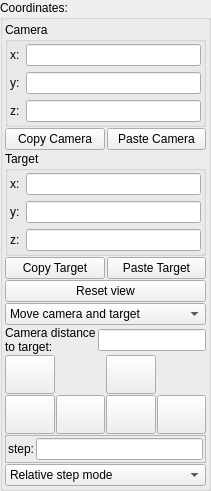
          <widget class="QGroupBox" name="groupBox_coordinates">
           <property name="toolTip">
            <string>&lt;html&gt;&lt;head/&gt;&lt;body&gt;&lt;p&gt;These parameters and gauges controls position of camera and point where the camera is looking at (target)&lt;/p&gt;&lt;p&gt;&lt;br/&gt;&lt;/p&gt;&lt;p&gt;&lt;img src=&quot;:/tooltips/tooltips_images/Camera target.png&quot;/&gt;&lt;/p&gt;&lt;/body&gt;&lt;/html&gt;</string>
           </property>
           <property name="title">
            <string>Coordinates:</string>
           </property>
           <layout class="QVBoxLayout" name="verticalLayout_2">
            <property name="spacing">
             <number>1</number>
            </property>
            <property name="leftMargin">
             <number>2</number>
            </property>
            <property name="topMargin">
             <number>2</number>
            </property>
            <property name="rightMargin">
             <number>2</number>
            </property>
            <property name="bottomMargin">
             <number>2</number>
            </property>
            <item>
             <widget class="QGroupBox" name="groupBox_cameraPosition">
              <property name="toolTip">
               <string>&lt;html&gt;&lt;head/&gt;&lt;body&gt; &lt;p&gt;Camera world coordinates (position of the viewpoint).&lt;/p&gt; &lt;p&gt;Set X, Y, Z to move the camera. You can also use the navigation buttons or mouse controls to update these values interactively.&lt;/p&gt; &lt;p&gt;Notes: - Works together with Target and Rotation to define the view. - With Auto refresh enabled the image re-renders after changes; otherwise click Render.&lt;/p&gt; &lt;/body&gt;&lt;/html&gt;</string>
              </property>
              <property name="title">
               <string>Camera</string>
              </property>
              <layout class="QFormLayout" name="formLayout">
               <property name="leftMargin">
                <number>2</number>
               </property>
               <property name="topMargin">
                <number>2</number>
               </property>
               <property name="rightMargin">
                <number>2</number>
               </property>
               <property name="bottomMargin">
                <number>2</number>
               </property>
               <item row="0" column="0">
                <widget class="QLabel" name="label_18">
                 <property name="text">
                  <string>x:</string>
                 </property>
                </widget>
               </item>
               <item row="0" column="1">
                <widget class="MyLineEdit" name="vect3_camera_x">
                 <property name="sizePolicy">
                  <sizepolicy hsizetype="Expanding" vsizetype="Maximum">
                   <horstretch>0</horstretch>
                   <verstretch>0</verstretch>
                  </sizepolicy>
                 </property>
                </widget>
               </item>
               <item row="1" column="0">
                <widget class="QLabel" name="label_19">
                 <property name="text">
                  <string>y:</string>
                 </property>
                </widget>
               </item>
               <item row="1" column="1">
                <widget class="MyLineEdit" name="vect3_camera_y">
                 <property name="sizePolicy">
                  <sizepolicy hsizetype="Expanding" vsizetype="Maximum">
                   <horstretch>0</horstretch>
                   <verstretch>0</verstretch>
                  </sizepolicy>
                 </property>
                </widget>
               </item>
               <item row="2" column="0">
                <widget class="QLabel" name="label_20">
                 <property name="text">
                  <string>z:</string>
                 </property>
                </widget>
               </item>
               <item row="2" column="1">
                <widget class="MyLineEdit" name="vect3_camera_z">
                 <property name="sizePolicy">
                  <sizepolicy hsizetype="Expanding" vsizetype="Maximum">
                   <horstretch>0</horstretch>
                   <verstretch>0</verstretch>
                  </sizepolicy>
                 </property>
                </widget>
               </item>
              </layout>
             </widget>
            </item>
            <item>
             <layout class="QHBoxLayout" name="layout_camera_copypaste">
              <property name="spacing">
               <number>2</number>
              </property>
              <item>
               <widget class="QPushButton" name="pushButton_copy_camera">
                <property name="text">
                 <string>Copy Camera</string>
                </property>
                <property name="toolTip">
                 <string>Copy camera XYZ to clipboard</string>
                </property>
                <property name="maximumSize">
                 <size>
                  <width>16777215</width>
                  <height>24</height>
                 </size>
                </property>
               </widget>
              </item>
              <item>
               <widget class="QPushButton" name="pushButton_paste_camera">
                <property name="text">
                 <string>Paste Camera</string>
                </property>
                <property name="toolTip">
                 <string>Paste XYZ from clipboard to camera position</string>
                </property>
                <property name="maximumSize">
                 <size>
                  <width>16777215</width>
                  <height>24</height>
                 </size>
                </property>
               </widget>
              </item>
             </layout>
            </item>
            <item>
             <widget class="QGroupBox" name="groupBox_targetPosition">
              <property name="toolTip">
               <string>&lt;html&gt;&lt;head/&gt;&lt;body&gt; &lt;p&gt;World coordinates of the target (the point the camera looks at).&lt;/p&gt; &lt;p&gt;Set X, Y, Z to aim the camera without moving its position. Adjusting the target changes the view direction; the camera–target distance updates accordingly.&lt;/p&gt; &lt;p&gt;Tips: - Combine with Camera and Rotation for precise framing. - Use navigation buttons in “Move target” mode to shift the target interactively. - With Auto refresh enabled the image re-renders after changes; otherwise click Render.&lt;/p&gt; &lt;/body&gt;&lt;/html&gt;</string>
              </property>
              <property name="title">
               <string>Target</string>
              </property>
              <layout class="QFormLayout" name="formLayout_2">
               <property name="leftMargin">
                <number>2</number>
               </property>
               <property name="topMargin">
                <number>2</number>
               </property>
               <property name="rightMargin">
                <number>2</number>
               </property>
               <property name="bottomMargin">
                <number>2</number>
               </property>
               <item row="0" column="0">
                <widget class="QLabel" name="label_121">
                 <property name="text">
                  <string>x:</string>
                 </property>
                </widget>
               </item>
               <item row="0" column="1">
                <widget class="MyLineEdit" name="vect3_target_x">
                 <property name="sizePolicy">
                  <sizepolicy hsizetype="Expanding" vsizetype="Maximum">
                   <horstretch>0</horstretch>
                   <verstretch>0</verstretch>
                  </sizepolicy>
                 </property>
                </widget>
               </item>
               <item row="1" column="0">
                <widget class="QLabel" name="label_122">
                 <property name="text">
                  <string>y:</string>
                 </property>
                </widget>
               </item>
               <item row="1" column="1">
                <widget class="MyLineEdit" name="vect3_target_y">
                 <property name="sizePolicy">
                  <sizepolicy hsizetype="Expanding" vsizetype="Maximum">
                   <horstretch>0</horstretch>
                   <verstretch>0</verstretch>
                  </sizepolicy>
                 </property>
                </widget>
               </item>
               <item row="2" column="0">
                <widget class="QLabel" name="label_123">
                 <property name="text">
                  <string>z:</string>
                 </property>
                </widget>
               </item>
               <item row="2" column="1">
                <widget class="MyLineEdit" name="vect3_target_z">
                 <property name="sizePolicy">
                  <sizepolicy hsizetype="Expanding" vsizetype="Maximum">
                   <horstretch>0</horstretch>
                   <verstretch>0</verstretch>
                  </sizepolicy>
                 </property>
                </widget>
               </item>
              </layout>
             </widget>
            </item>
            <item>
             <layout class="QHBoxLayout" name="layout_target_copypaste">
              <property name="spacing">
               <number>2</number>
              </property>
              <item>
               <widget class="QPushButton" name="pushButton_copy_target">
                <property name="text">
                 <string>Copy Target</string>
                </property>
                <property name="toolTip">
                 <string>Copy target XYZ to clipboard</string>
                </property>
                <property name="maximumSize">
                 <size>
                  <width>16777215</width>
                  <height>24</height>
                 </size>
                </property>
               </widget>
              </item>
              <item>
               <widget class="QPushButton" name="pushButton_paste_target">
                <property name="text">
                 <string>Paste Target</string>
                </property>
                <property name="toolTip">
                 <string>Paste XYZ from clipboard to target position</string>
                </property>
                <property name="maximumSize">
                 <size>
                  <width>16777215</width>
                  <height>24</height>
                 </size>
                </property>
               </widget>
              </item>
             </layout>
            </item>
            <item>
             <widget class="QPushButton" name="pushButton_reset_view">
              <property name="sizePolicy">
               <sizepolicy hsizetype="Minimum" vsizetype="Maximum">
                <horstretch>0</horstretch>
                <verstretch>0</verstretch>
               </sizepolicy>
              </property>
              <property name="toolTip">
               <string>&lt;html&gt;&lt;head/&gt;&lt;body&gt;&lt;p&gt;Set camera far from the fractal. It keeps actual camera angle.&lt;/p&gt;&lt;/body&gt;&lt;/html&gt;</string>
              </property>
              <property name="text">
               <string>Reset view</string>
              </property>
             </widget>
            </item>
            <item>
             <widget class="MyComboBox" name="comboBox_camera_movement_mode">
              <property name="sizePolicy">
               <sizepolicy hsizetype="Preferred" vsizetype="Maximum">
                <horstretch>0</horstretch>
                <verstretch>0</verstretch>
               </sizepolicy>
              </property>
              <property name="toolTip">
               <string>&lt;html&gt;&lt;head/&gt;&lt;body&gt;&lt;p&gt;Selection of camera / target movement mode&lt;/p&gt;&lt;p&gt;&lt;span style=&quot; font-style:italic;&quot;&gt;Move camera and target&lt;/span&gt; - moves camera and target by the same distance&lt;/p&gt;&lt;p&gt;&lt;img src=&quot;:/tooltips/tooltips_images/move camera and target.png&quot;/&gt;&lt;/p&gt;&lt;p&gt;&lt;span style=&quot; font-style:italic;&quot;&gt;Move camera&lt;/span&gt; - moves only camera. Target stays in the same place. Camera rotates to look at stationary target.&lt;/p&gt;&lt;p&gt;&lt;img src=&quot;:/tooltips/tooltips_images/move only camera.png&quot;/&gt;&lt;/p&gt;&lt;p&gt;&lt;br/&gt;Move target - moves only target. Camera stays in the same place. Camera rotates to look at moving target.&lt;/p&gt;&lt;p&gt;&lt;img src=&quot;:/tooltips/tooltips_images/move only target.png&quot;/&gt;&lt;/p&gt;&lt;p&gt;&lt;br/&gt;&lt;/p&gt;&lt;/body&gt;&lt;/html&gt;</string>
              </property>
              <item>
               <property name="text">
                <string>Move camera and target</string>
               </property>
              </item>
              <item>
               <property name="text">
                <string>Move camera</string>
               </property>
              </item>
              <item>
               <property name="text">
                <string>Move target</string>
               </property>
              </item>
             </widget>
            </item>
            <item>
             <layout class="QGridLayout" name="gridLayout_24">
              <property name="leftMargin">
               <number>0</number>
              </property>
              <property name="topMargin">
               <number>0</number>
              </property>
              <property name="spacing">
               <number>2</number>
              </property>
              <item row="0" column="0">
               <widget class="QLabel" name="label_124">
                <property name="text">
                 <string>Camera distance
to target:</string>
                </property>
               </widget>
              </item>
              <item row="0" column="1">
               <widget class="MyLineEdit" name="logedit_camera_distance_to_target">
                <property name="sizePolicy">
                 <sizepolicy hsizetype="Expanding" vsizetype="Maximum">
                  <horstretch>0</horstretch>
                  <verstretch>0</verstretch>
                 </sizepolicy>
                </property>
                <property name="toolTip">
                 <string>&lt;html&gt;&lt;head/&gt;&lt;body&gt;&lt;p&gt;Controls distance between camera and target&lt;/p&gt;&lt;p&gt;In&lt;span style=&quot; font-style:italic;&quot;&gt; Move camera and target&lt;/span&gt; and &lt;span style=&quot; font-style:italic;&quot;&gt;Move camera&lt;/span&gt; modes it moves camera closer/further from target.&lt;/p&gt;&lt;/body&gt;&lt;/html&gt;</string>
                </property>
                <property name="alignment">
                 <set>Qt::AlignLeading|Qt::AlignLeft|Qt::AlignVCenter</set>
                </property>
               </widget>
              </item>
             </layout>
            </item>
            <item>
             <layout class="QGridLayout" name="gridLayout_arrows">
              <property name="spacing">
               <number>1</number>
              </property>
              <item row="1" column="0">
               <widget class="QToolButton" name="bu_move_forward">
                <property name="sizePolicy">
                 <sizepolicy hsizetype="Minimum" vsizetype="Fixed">
                  <horstretch>0</horstretch>
                  <verstretch>0</verstretch>
                 </sizepolicy>
                </property>
                <property name="toolTip">
                 <string>&lt;html&gt;&lt;head/&gt;&lt;body&gt;&lt;p&gt;Moves the camera or the target forward by distance set by &lt;span style=&quot; font-style:italic;&quot;&gt;step&lt;/span&gt; parameter&lt;/p&gt;&lt;/body&gt;&lt;/html&gt;</string>
                </property>
                <property name="text">
                 <string/>
                </property>
                <property name="icon">
                 <iconset theme="arrow-up-double" resource="icons.qrc">
                  <normaloff>:/navigation/icons/arrow-up-double.png</normaloff>:/navigation/icons/arrow-up-double.png</iconset>
                </property>
                <property name="iconSize">
                 <size>
                  <width>32</width>
                  <height>32</height>
                 </size>
                </property>
               </widget>
              </item>
              <item row="2" column="0">
               <widget class="QToolButton" name="bu_move_backward">
                <property name="sizePolicy">
                 <sizepolicy hsizetype="Minimum" vsizetype="Fixed">
                  <horstretch>0</horstretch>
                  <verstretch>0</verstretch>
                 </sizepolicy>
                </property>
                <property name="toolTip">
                 <string>&lt;html&gt;&lt;head/&gt;&lt;body&gt;&lt;p&gt;Moves the camera or the target backwards by distance set by &lt;span style=&quot; font-style:italic;&quot;&gt;step&lt;/span&gt; parameter&lt;/p&gt;&lt;/body&gt;&lt;/html&gt;</string>
                </property>
                <property name="text">
                 <string/>
                </property>
                <property name="icon">
                 <iconset theme="arrow-down-double" resource="icons.qrc">
                  <normaloff>:/navigation/icons/arrow-down-double.png</normaloff>:/navigation/icons/arrow-down-double.png</iconset>
                </property>
                <property name="iconSize">
                 <size>
                  <width>32</width>
                  <height>32</height>
                 </size>
                </property>
               </widget>
              </item>
              <item row="2" column="1">
               <widget class="QToolButton" name="bu_move_left">
                <property name="sizePolicy">
                 <sizepolicy hsizetype="Minimum" vsizetype="Fixed">
                  <horstretch>0</horstretch>
                  <verstretch>0</verstretch>
                 </sizepolicy>
                </property>
                <property name="toolTip">
                 <string>&lt;html&gt;&lt;head/&gt;&lt;body&gt;&lt;p&gt;Moves the camera or the target to the left by distance set by &lt;span style=&quot; font-style:italic;&quot;&gt;step&lt;/span&gt; parameter&lt;/p&gt;&lt;/body&gt;&lt;/html&gt;</string>
                </property>
                <property name="text">
                 <string/>
                </property>
                <property name="icon">
                 <iconset theme="go-previous" resource="icons.qrc">
                  <normaloff>:/navigation/icons/go-previous.png</normaloff>:/navigation/icons/go-previous.png</iconset>
                </property>
                <property name="iconSize">
                 <size>
                  <width>32</width>
                  <height>32</height>
                 </size>
                </property>
               </widget>
              </item>
              <item row="1" column="2">
               <widget class="QToolButton" name="bu_move_up">
                <property name="sizePolicy">
                 <sizepolicy hsizetype="Minimum" vsizetype="Fixed">
                  <horstretch>0</horstretch>
                  <verstretch>0</verstretch>
                 </sizepolicy>
                </property>
                <property name="toolTip">
                 <string>&lt;html&gt;&lt;head/&gt;&lt;body&gt;&lt;p&gt;Moves the camera or the target up by distance set by &lt;span style=&quot; font-style:italic;&quot;&gt;step&lt;/span&gt; parameter&lt;/p&gt;&lt;/body&gt;&lt;/html&gt;</string>
                </property>
                <property name="text">
                 <string/>
                </property>
                <property name="icon">
                 <iconset theme="go-up" resource="icons.qrc">
                  <normaloff>:/navigation/icons/go-up.png</normaloff>:/navigation/icons/go-up.png</iconset>
                </property>
                <property name="iconSize">
                 <size>
                  <width>32</width>
                  <height>32</height>
                 </size>
                </property>
               </widget>
              </item>
              <item row="2" column="2">
               <widget class="QToolButton" name="bu_move_down">
                <property name="sizePolicy">
                 <sizepolicy hsizetype="Minimum" vsizetype="Fixed">
                  <horstretch>0</horstretch>
                  <verstretch>0</verstretch>
                 </sizepolicy>
                </property>
                <property name="toolTip">
                 <string>&lt;html&gt;&lt;head/&gt;&lt;body&gt;&lt;p&gt;Moves the camera or the target down by distance set by &lt;span style=&quot; font-style:italic;&quot;&gt;step&lt;/span&gt; parameter&lt;/p&gt;&lt;/body&gt;&lt;/html&gt;</string>
                </property>
                <property name="text">
                 <string/>
                </property>
                <property name="icon">
                 <iconset theme="go-down" resource="icons.qrc">
                  <normaloff>:/navigation/icons/go-down.png</normaloff>:/navigation/icons/go-down.png</iconset>
                </property>
                <property name="iconSize">
                 <size>
                  <width>32</width>
                  <height>32</height>
                 </size>
                </property>
               </widget>
              </item>
              <item row="2" column="3">
               <widget class="QToolButton" name="bu_move_right">
                <property name="sizePolicy">
                 <sizepolicy hsizetype="Minimum" vsizetype="Fixed">
                  <horstretch>0</horstretch>
                  <verstretch>0</verstretch>
                 </sizepolicy>
                </property>
                <property name="toolTip">
                 <string>&lt;html&gt;&lt;head/&gt;&lt;body&gt;&lt;p&gt;Moves the camera or the target to the right by distance set by &lt;span style=&quot; font-style:italic;&quot;&gt;step&lt;/span&gt; parameter&lt;/p&gt;&lt;/body&gt;&lt;/html&gt;</string>
                </property>
                <property name="text">
                 <string/>
                </property>
                <property name="icon">
                 <iconset theme="go-next" resource="icons.qrc">
                  <normaloff>:/navigation/icons/go-next.png</normaloff>:/navigation/icons/go-next.png</iconset>
                </property>
                <property name="iconSize">
                 <size>
                  <width>32</width>
                  <height>32</height>
                 </size>
                </property>
               </widget>
              </item>
             </layout>
            </item>
            <item>
             <widget class="QFrame" name="single_camera_movement_step_de">
              <property name="frameShape">
               <enum>QFrame::StyledPanel</enum>
              </property>
              <property name="frameShadow">
               <enum>QFrame::Raised</enum>
              </property>
              <layout class="QVBoxLayout" name="verticalLayout_4">
               <property name="spacing">
                <number>2</number>
               </property>
               <property name="leftMargin">
                <number>2</number>
               </property>
               <property name="topMargin">
                <number>2</number>
               </property>
               <property name="rightMargin">
                <number>2</number>
               </property>
               <property name="bottomMargin">
                <number>2</number>
               </property>
               <item>
                <layout class="QHBoxLayout" name="horizontalLayout">
                 <property name="spacing">
                  <number>2</number>
                 </property>
                 <item>
                  <widget class="QLabel" name="label_9">
                   <property name="text">
                    <string>step:</string>
                   </property>
                  </widget>
                 </item>
                 <item>
                  <widget class="MyLineEdit" name="logedit_camera_movement_step">
                   <property name="sizePolicy">
                    <sizepolicy hsizetype="Expanding" vsizetype="Maximum">
                     <horstretch>0</horstretch>
                     <verstretch>0</verstretch>
                    </sizepolicy>
                   </property>
                   <property name="toolTip">
                    <string>&lt;html&gt;&lt;head/&gt;&lt;body&gt;&lt;p&gt;Step for camera or target movement.&lt;/p&gt;&lt;p&gt;It can be relative or absolute step.&lt;/p&gt;&lt;p&gt;If it is set relative then movement distance equals &lt;span style=&quot; font-style:italic;&quot;&gt;step&lt;/span&gt; multiplied by actual distance to the fractal surface.&lt;/p&gt;&lt;/body&gt;&lt;/html&gt;</string>
                   </property>
                  </widget>
                 </item>
                </layout>
               </item>
              </layout>
             </widget>
            </item>
            <item>
             <widget class="MyComboBox" name="comboBox_camera_absolute_distance_mode">
              <property name="sizePolicy">
               <sizepolicy hsizetype="Preferred" vsizetype="Maximum">
                <horstretch>0</horstretch>
                <verstretch>0</verstretch>
               </sizepolicy>
              </property>
              <property name="toolTip">
               <string>&lt;html&gt;&lt;head/&gt;&lt;body&gt;&lt;p&gt;Selection for movement step calculation.&lt;/p&gt;&lt;p&gt;If it is set relative then movement distance equals  &lt;span style=&quot; font-style:italic;&quot;&gt;step&lt;/span&gt; multiplied by actual distance to fractal surface. This is the preferred mode.&lt;/p&gt;&lt;p&gt;If it is set absolute then movement equals step set by &lt;span style=&quot; font-style:italic;&quot;&gt;step&lt;/span&gt; parameter. &lt;/p&gt;&lt;/body&gt;&lt;/html&gt;</string>
              </property>
              <item>
               <property name="text">
                <string>Relative step mode</string>
               </property>
              </item>
              <item>
               <property name="text">
                <string>Absolute step mode</string>
               </property>
              </item>
             </widget>
            </item>
           </layout>
          </widget>
